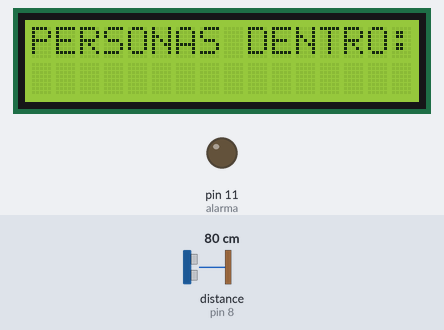
A sketch run on a simulated Arduino Uno, built with avr-gcc and run on an emulated ATmega328P. Shown: 16×2 character LCD, output pins drawn as LEDs (lit = HIGH). Wiring (inferred from the names in the program): ultrasonic range finder: trigger pin 9; echo pin 8. The inputs (shaded band) are chosen by the test bench; at power-on: distance to the obstacle (sensor on pin 8) 80 cm. The echo pulse lasts 58.3 µs per cm; pins used as bus, display or sensor lines are not drawn; what the sketch prints to the serial monitor is not drawn.

Above: at 1.2 s.
1.3 s: distance to the obstacle (sensor on pin 8) set to 9 cm
At 2.8 s:
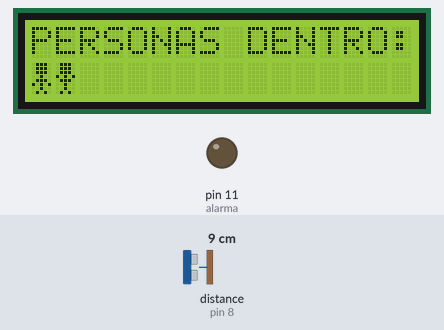
At 4.2 s:
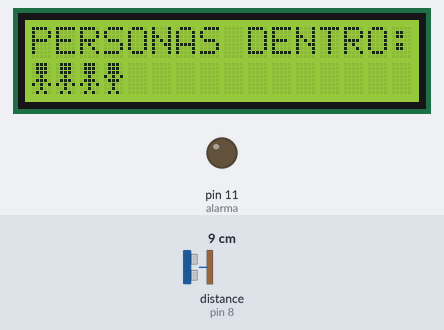
4.3 s: distance to the obstacle (sensor on pin 8) set to 5 cm
5.8 s: distance to the obstacle (sensor on pin 8) set to 9 cm
At 8.7 s:
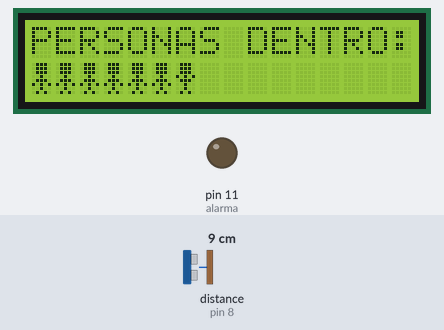
8.8 s: distance to the obstacle (sensor on pin 8) set to 2 cm
10.3 s: distance to the obstacle (sensor on pin 8) set to 9 cm
At 13.2 s:
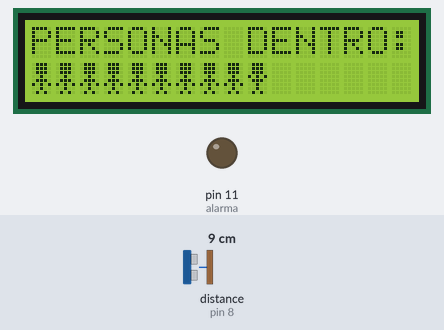
13.3 s: distance to the obstacle (sensor on pin 8) set to 4 cm
Timing chart, 0 to 15.8 s (numbered marks = the images above; inputs shaded):
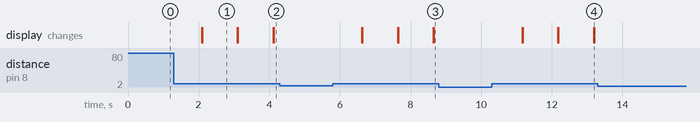

Measured:
- after the input at 1.3 s, the display: first changes after 0.79 s (image 1 shows a later state)
- after the input at 4.3 s, every drawn part: stays the same
- after the input at 5.8 s, the display: first changes after 0.82 s (image 3 shows a later state)
- after the input at 8.8 s, every drawn part: stays the same
- after the input at 10.3 s, the display: first changes after 0.86 s (image 4 shows a later state)
- after the input at 13.3 s, every drawn part: stays the same

The sketch:

Aforo.ino
```cpp
/*
Centro Educativo Tecnico Kinal
Electronica
Grado: Quinto
Curso: Taller de Electronica Digital
Alumno: Josué David Padilla Morataya
Seccion: A
Carne: 2022074
*/
#include <LiquidCrystal.h>
#define RS 2
#define E 3
#define D4 4
#define D5 5
#define D6 6
#define D7 7
#define echo 8
#define trigger 9
#define alarma 11
int Personas = 0;
int dis;
int i;
LiquidCrystal LCD_Padilla (RS,E,D4,D5,D6,D7);

byte Nio1[] = {
  B01110,
  B01110,
  B01110,
  B00100,
  B01110,
  B10101,
  B00100,
  B01010
};
byte Nio2[] = {
  B01110,
  B01110,
  B01110,
  B10101,
  B01110,
  B00100,
  B00100,
  B01010
};
void setup() {
  LCD_Padilla.begin(16,2);
  LCD_Padilla.clear();
  LCD_Padilla.createChar(1, Nio1);
  LCD_Padilla.createChar(2, Nio2);
  Serial.begin(9600);
  pinMode(alarma, OUTPUT);
  pinMode(trigger, OUTPUT);
  pinMode(echo, INPUT);
  LCD_Padilla.setCursor(0,0);
  LCD_Padilla.print("PERSONAS DENTRO:");
  digitalWrite(alarma, LOW);
}
void loop(){
  Serial.println(dis);
  medicion();
  personas();

}
int medicion(){
  long tim;
  digitalWrite(trigger, HIGH);
  delayMicroseconds(10);
  digitalWrite(trigger, LOW);
  tim = pulseIn(echo, HIGH);
  dis = tim/59;
  delay(500);
  return dis;
}
 void personas(){
    if((dis >= 6) && (dis <= 10)){
      if(Personas <= 15){
    Personas++;
    int avance = Personas -1;
    LCD_Padilla.setCursor(avance, 1);
    LCD_Padilla.write(1);
    delay(10);
    LCD_Padilla.write(2);
    Serial.print("Cantidad de personas: ");
    Serial.println(Personas);
    delay(500);}
    if( Personas >= 16){
    exceso();
      }
    }
    }
void exceso(){
      digitalWrite(alarma, HIGH);
      LCD_Padilla.setCursor(0,0);
      LCD_Padilla.print("CAPACIDAD MAXIMA");
      LCD_Padilla.setCursor(0,1);
      LCD_Padilla.print("   ALCANZADA     ");
      delay(2000);
      digitalWrite(alarma, LOW);
      delay(100);
      }
```
